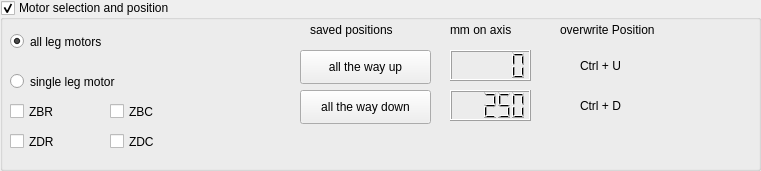
     <widget class="QGroupBox" name="groupB_mselection_leg">
      <property name="geometry">
       <rect>
        <x>10</x>
        <y>10</y>
        <width>761</width>
        <height>171</height>
       </rect>
      </property>
      <property name="title">
       <string>Motor selection and position </string>
      </property>
      <property name="flat">
       <bool>true</bool>
      </property>
      <property name="checkable">
       <bool>true</bool>
      </property>
      <widget class="QRadioButton" name="radioB_all_motors">
       <property name="geometry">
        <rect>
         <x>10</x>
         <y>30</y>
         <width>131</width>
         <height>23</height>
        </rect>
       </property>
       <property name="text">
        <string>all leg motors </string>
       </property>
       <property name="checked">
        <bool>true</bool>
       </property>
      </widget>
      <widget class="QRadioButton" name="radioB_single_motor">
       <property name="geometry">
        <rect>
         <x>10</x>
         <y>70</y>
         <width>151</width>
         <height>23</height>
        </rect>
       </property>
       <property name="text">
        <string>single leg motor</string>
       </property>
      </widget>
      <widget class="QCheckBox" name="checkB_zbr">
       <property name="geometry">
        <rect>
         <x>10</x>
         <y>100</y>
         <width>101</width>
         <height>23</height>
        </rect>
       </property>
       <property name="text">
        <string>ZBR</string>
       </property>
      </widget>
      <widget class="QCheckBox" name="checkB_zbc">
       <property name="geometry">
        <rect>
         <x>110</x>
         <y>100</y>
         <width>101</width>
         <height>23</height>
        </rect>
       </property>
       <property name="text">
        <string>ZBC</string>
       </property>
      </widget>
      <widget class="QCheckBox" name="checkB_zdr">
       <property name="geometry">
        <rect>
         <x>10</x>
         <y>130</y>
         <width>101</width>
         <height>23</height>
        </rect>
       </property>
       <property name="text">
        <string>ZDR</string>
       </property>
      </widget>
      <widget class="QCheckBox" name="checkB_zdc">
       <property name="geometry">
        <rect>
         <x>110</x>
         <y>130</y>
         <width>101</width>
         <height>23</height>
        </rect>
       </property>
       <property name="text">
        <string>ZDC</string>
       </property>
      </widget>
      <widget class="QPushButton" name="pushB_pos_up">
       <property name="geometry">
        <rect>
         <x>300</x>
         <y>50</y>
         <width>131</width>
         <height>34</height>
        </rect>
       </property>
       <property name="text">
        <string>all the way up</string>
       </property>
      </widget>
      <widget class="QPushButton" name="pushB_pos_down">
       <property name="geometry">
        <rect>
         <x>300</x>
         <y>90</y>
         <width>131</width>
         <height>34</height>
        </rect>
       </property>
       <property name="text">
        <string>all the way down</string>
       </property>
      </widget>
      <widget class="QLCDNumber" name="lcd_pos_up">
       <property name="geometry">
        <rect>
         <x>450</x>
         <y>50</y>
         <width>81</width>
         <height>31</height>
        </rect>
       </property>
      </widget>
      <widget class="QLCDNumber" name="lcd_pos_down">
       <property name="geometry">
        <rect>
         <x>450</x>
         <y>90</y>
         <width>81</width>
         <height>31</height>
        </rect>
       </property>
       <property name="value" stdset="0">
        <double>250.000000000000000</double>
       </property>
      </widget>
      <widget class="QLabel" name="label_7">
       <property name="geometry">
        <rect>
         <x>310</x>
         <y>20</y>
         <width>111</width>
         <height>19</height>
        </rect>
       </property>
       <property name="text">
        <string>saved positions</string>
       </property>
      </widget>
      <widget class="QLabel" name="label_8">
       <property name="geometry">
        <rect>
         <x>450</x>
         <y>20</y>
         <width>91</width>
         <height>19</height>
        </rect>
       </property>
       <property name="text">
        <string>mm on axis</string>
       </property>
      </widget>
      <widget class="QLabel" name="label_9">
       <property name="geometry">
        <rect>
         <x>560</x>
         <y>20</y>
         <width>131</width>
         <height>19</height>
        </rect>
       </property>
       <property name="text">
        <string>overwrite Position</string>
       </property>
      </widget>
      <widget class="QLabel" name="label_overwrite_up">
       <property name="geometry">
        <rect>
         <x>580</x>
         <y>50</y>
         <width>68</width>
         <height>31</height>
        </rect>
       </property>
       <property name="text">
        <string>Ctrl + U</string>
       </property>
      </widget>
      <widget class="QLabel" name="label_overwrite_down">
       <property name="geometry">
        <rect>
         <x>580</x>
         <y>90</y>
         <width>68</width>
         <height>31</height>
        </rect>
       </property>
       <property name="text">
        <string>Ctrl + D</string>
       </property>
      </widget>
     </widget>
